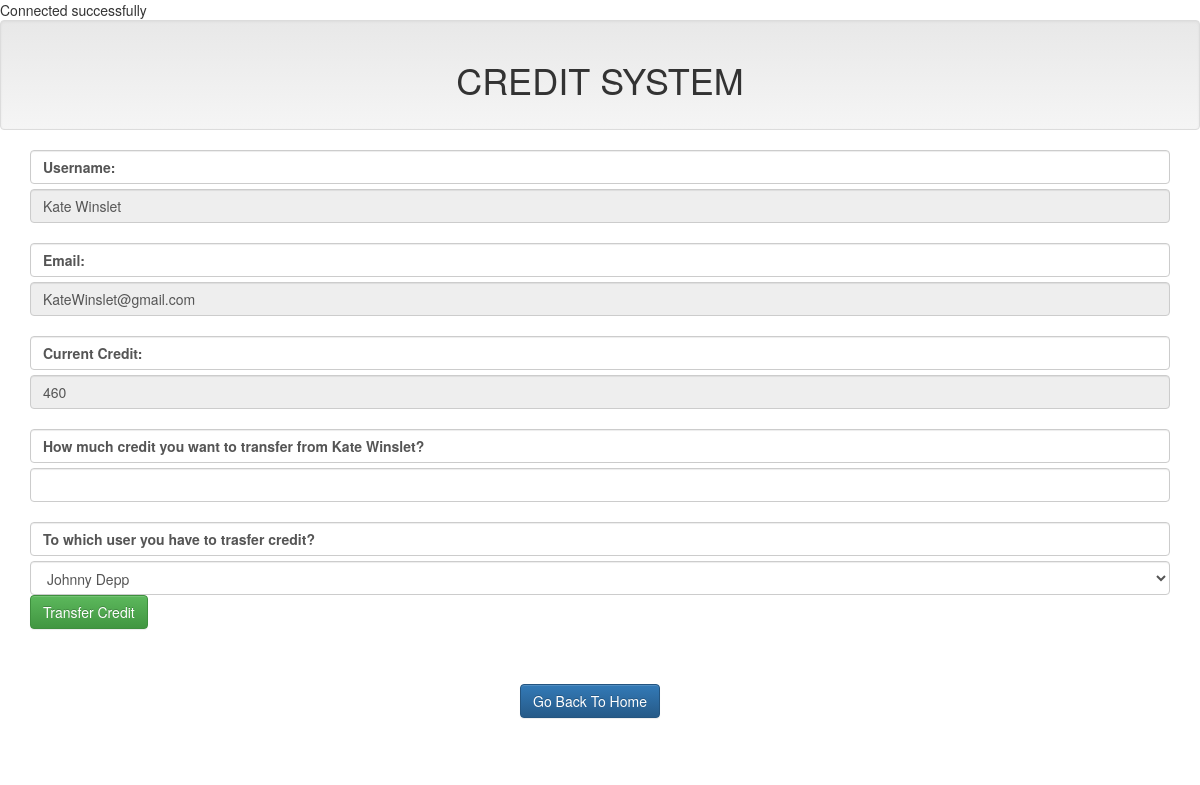
/users/KateWinslet.php, run on the app's committed database.
### tables this page shows
CREATE TABLE `name` (
  `ID` int(10) NOT NULL,
  `Name` varchar(15) NOT NULL,
  `E-mail` text NOT NULL,
  `Mobile No.` int(12) NOT NULL,
  `Credit` int(100) NOT NULL
);

### dbcon.php (called while the page is built, shortened)
<?php
$servername = "localhost";
$Name = "root";
$password = "";
$con = new mysqli($servername, $Name, $password, 'alluser');
  $query8 = " SELECT * FROM `name` WHERE `Name` = 'Kate Winslet' ";
  $run8 = mysqli_query($con, $query8);
  $KateWinslet = mysqli_fetch_assoc($run8);
  ?>

### users/KateWinslet.php (the view, shortened to what this page needs)
<?php
      include '../dbcon.php';
      include '../includes/header.php';
 ?>
 <div class="container">
   <form action="KateWinslet.php" method="post">
        <div class="form-group">
          <div>
            <label for="Name" class="form-control">Username:</label>
            <input class="form-control" type="text" name="user" value="<?php echo $KateWinslet['Name'] ?>" placeholder="<?php echo $KateWinslet['Name']; ?>" disabled> <br/>
            <label for="E-mail" class="form-control">Email:</label>
            <input class="form-control" type="text" name="E-mail" value="<?php echo $KateWinslet['E-mail']; ?>" placeholder="<?php echo $KateWinslet['E-mail']; ?>" disabled><br/>
            <label for="Credit" class="form-control">Current Credit:</label>
            <input type="text" name="currentcredit" value="<?php echo $KateWinslet['Credit']; ?>" class="form-control" placeholder="<?php echo $KateWinslet['Credit']; ?>" disabled><br/>
            <label for="transfer" class="form-control">How much credit you want to transfer from <?php echo $KateWinslet['Name']; ?>?</label>
            <input type="number" name="Credit" class="form-control" ><br/>
            <label for="touser" class="form-control">To which user you have to trasfer credit?</label>
            <select name="touser" class="form-control">
         <option>Johnny Depp</option>
        </select>
            <input type="submit" name="transfer" value="Transfer Credit" class="btn btn-success">
          </div>
        </div>
   </form>
 </div>
<?php include '../includes/footer.php'; ?>

### data on the page
name: user "Kate Winslet", E-mail "KateWinslet@gmail.com", currentcredit "460", Name "Kate Winslet"
